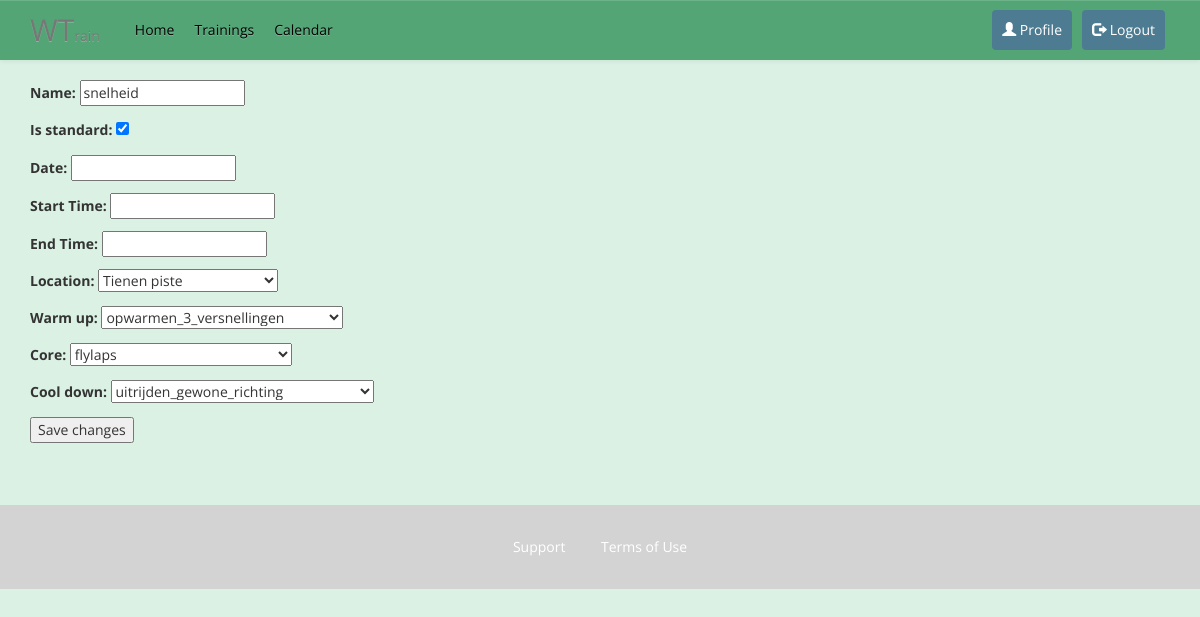
Before: /training-detail/12/update/ (signed in) with the older database file.
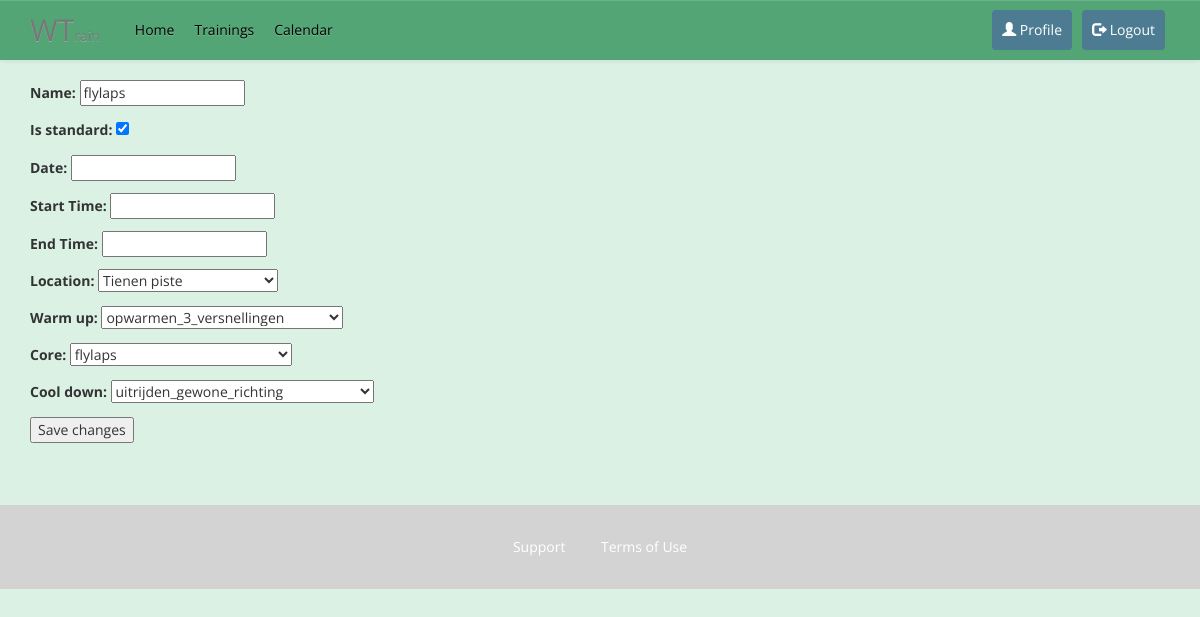
After: the same page with the newer database file.
### home/models.py (models this page shows, shortened)
class Training(models.Model):
    name = models.CharField(max_length=60, default='AddName')
    is_standard = models.BooleanField(default=True)
    date = models.DateField((u"Date"), default=datetime.date.today, blank=True, null=True)
    start_time = models.TimeField((u"Start Time"), blank=True, null=True)
    end_time = models.TimeField((u"End Time"), blank=True, null=True)
    location = models.ForeignKey(Location, on_delete=models.CASCADE,)
    trainers = models.ManyToManyField(Profile, blank=True, related_name='trainer')
    riders = models.ManyToManyField(Profile, blank=True, related_name='athlete')
    program = models.ForeignKey(Training_program, on_delete=models.CASCADE, blank=True, null=True)
    warm_up = models.ForeignKey(Warm_up, on_delete=models.CASCADE, blank=True, null=True)
    core = models.ForeignKey(Core, on_delete=models.CASCADE, blank=True, null=True)
    cool_down = models.ForeignKey(Cool_down, on_delete=models.CASCADE, blank=True, null=True)
    class Meta:
        ordering = ['name']

class Location(models.Model):
    name = models.CharField(max_length=30)
    address = models.CharField(max_length=50)
    city = models.CharField(max_length=60)
    state_province = models.CharField(max_length=30, blank=True)
    country = models.CharField(max_length=50)
    def __str__(self):
        return self.name
    class Meta:
        ordering = ['name']

class Warm_up(models.Model):
    name = models.CharField(max_length=50, default="warmup")
    content = models.TextField(max_length=200, blank=True)
    content_repeat = models.IntegerField(default=1, blank=True, null=True)
    def __str__(self):
        return self.name

### home/views.py (the view)
# urls.py: url(r'^training-detail/(?P<training_id>\d+)/update/$', views.update_training),
@login_required
@transaction.atomic
def update_training(request, training_id):
    training = get_object_or_404(Training, pk=training_id)
    if request.method == 'POST':
        training_form = TrainingForm(request.POST, instance=training)
        if training_form.is_valid():
            training_form.save()
            messages.success(request, 'The training was succesfully updated!')
            return redirect('/training-detail/'+ str(training.id) +'/')
        else:
            messages.error(request, 'Please correct the error bellow')
    else:
        training_form = TrainingForm(instance=training)
    context = {
        'training_form': training_form,
    }
    return render(request, 'home/update_training.html', context)

### home/forms.py
class TrainingForm(forms.ModelForm):
    class Meta:
        model = Training
        fields = ('name', 'is_standard', 'date', 'start_time', 'end_time','location', 'warm_up', 'core', 'cool_down')

### home/models.py (called while the page is built)
    def __str__(self):
        return self.name

    def __str__(self):
        return self.name

### home/templates/home/update_training.html (shortened to what this page needs)
{% extends "home/base.html" %}
{% load static %}
{% block content %}
<div class="container">
    <form method="post">
        {{ training_form.as_p }}
        <button type="submit">Save changes</button>
    </form>
</div>
{% endblock content%}

Changed rows visible on the page:
changed Training: name "snelheid" → "flylaps"
